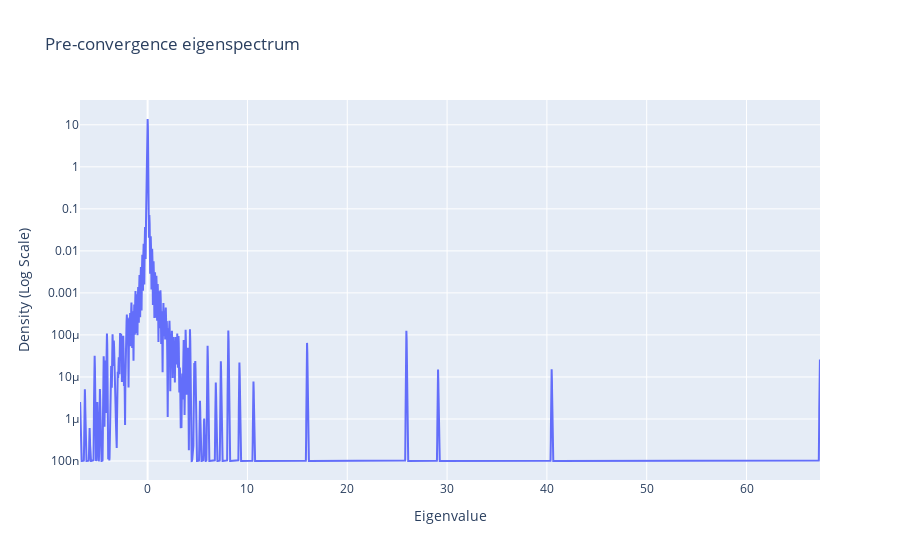
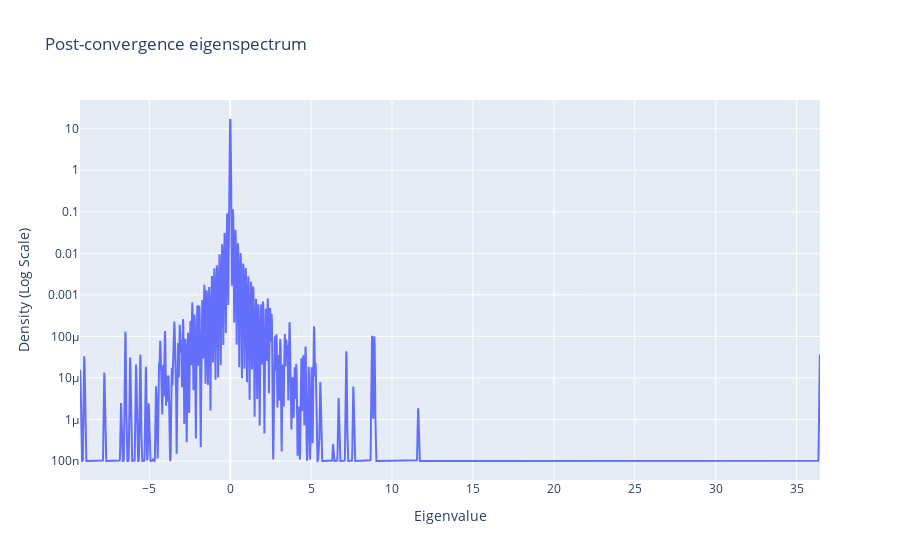
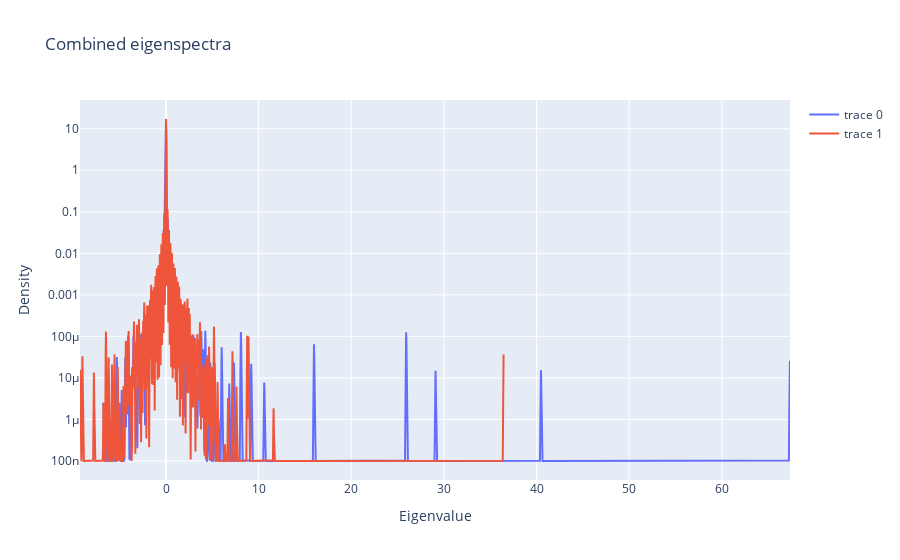

The notebook cell these images were saved under, in order:
### Markdown cell above
#### **5. Plot final figures**

The following data is displayed:
- Hessian eigenspectra pre- and post- convergence
- RLCT evolution across epochs
- RLCT chain convergence analysis

### Code cell
### LINEAR HESSIAN EIGENSPECTRA PRE- AND POST- CONVERGENCE

index_to_name = {
    0: "Pre-convergence eigenspectrum",
    1: "Post-convergence eigenspectrum",
    2: "Combined eigenspectra",
}

for i, hessian_fig in enumerate(hessian_figs):
    hessian_fig.update_layout(title=index_to_name[i])
    hessian_fig.show()

### Figure 1 — Plotly figure (JSON) as saved in the notebook; plotly's stock layout.template omitted (floating-point values rounded to 4 significant figures; data arrays with more than 128 entries replaced by an {"elided": "..."} marker saying what was removed)
{"data": [{"mode": "lines", "type": "scatter", "x": {"elided": "10000 float values"}, "y": {"elided": "10000 float values"}}], "layout": {"title": {"text": "Pre-convergence eigenspectrum"}, "xaxis": {"title": {"text": "Eigenvalue"}}, "yaxis": {"title": {"text": "Density (Log Scale)"}, "type": "log"}}}

### Figure 2 — Plotly figure (JSON) as saved in the notebook; plotly's stock layout.template omitted (floating-point values rounded to 4 significant figures; data arrays with more than 128 entries replaced by an {"elided": "..."} marker saying what was removed)
{"data": [{"mode": "lines", "type": "scatter", "x": {"elided": "10000 float values"}, "y": {"elided": "10000 float values"}}], "layout": {"title": {"text": "Post-convergence eigenspectrum"}, "xaxis": {"title": {"text": "Eigenvalue"}}, "yaxis": {"title": {"text": "Density (Log Scale)"}, "type": "log"}}}

### Figure 3 — Plotly figure (JSON) as saved in the notebook; plotly's stock layout.template omitted (floating-point values rounded to 4 significant figures; data arrays with more than 128 entries replaced by an {"elided": "..."} marker saying what was removed)
{"data": [{"mode": "lines", "type": "scatter", "x": {"elided": "10000 float values"}, "y": {"elided": "10000 float values"}}, {"mode": "lines", "type": "scatter", "x": {"elided": "10000 float values"}, "y": {"elided": "10000 float values"}}], "layout": {"title": {"text": "Combined eigenspectra"}, "xaxis": {"title": {"text": "Eigenvalue"}}, "yaxis": {"title": {"text": "Density"}, "type": "log"}}}
